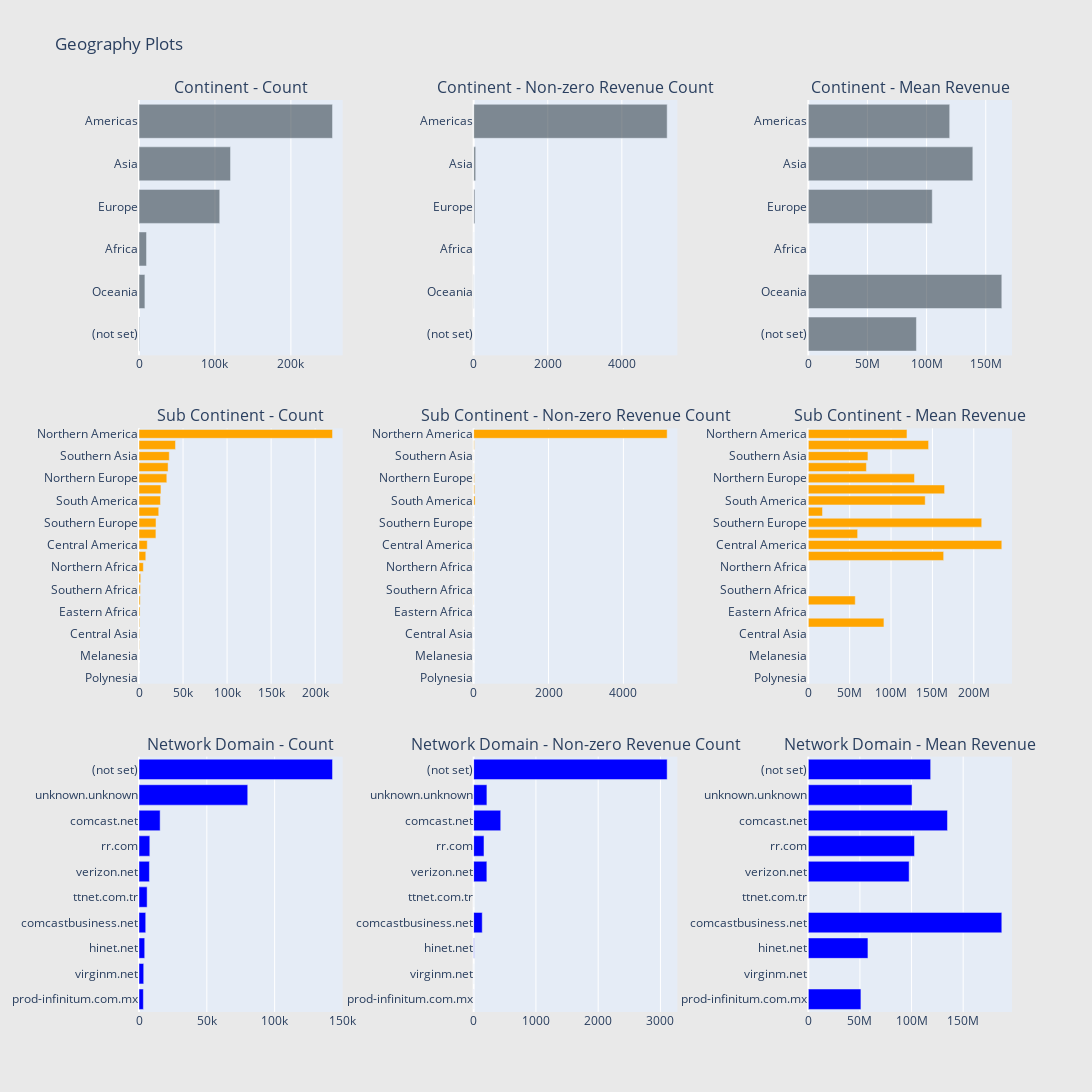

Notebook source saved alongside this figure:
### Markdown cell above
In the test set, we have dates from 2 Aug, 2017 to 30 Apr, 2018. So there are no common dates between train and test set. So it might be a good idea to do time based validation for this dataset.

**Geographic Information:**

### Code cell
# Continent
cnt_srs = train_df.groupby('geoNetwork.continent')['totals.transactionRevenue'].agg(['size', 'count', 'mean'])
cnt_srs.columns = ["count", "count of non-zero revenue", "mean"]
cnt_srs = cnt_srs.sort_values(by="count", ascending=False)
trace1 = horizontal_bar_chart(cnt_srs["count"].head(10), 'rgba(58, 71, 80, 0.6)')
trace2 = horizontal_bar_chart(cnt_srs["count of non-zero revenue"].head(10), 'rgba(58, 71, 80, 0.6)')
trace3 = horizontal_bar_chart(cnt_srs["mean"].head(10), 'rgba(58, 71, 80, 0.6)')

# Sub-continent
cnt_srs = train_df.groupby('geoNetwork.subContinent')['totals.transactionRevenue'].agg(['size', 'count', 'mean'])
cnt_srs.columns = ["count", "count of non-zero revenue", "mean"]
cnt_srs = cnt_srs.sort_values(by="count", ascending=False)
trace4 = horizontal_bar_chart(cnt_srs["count"], 'orange')
trace5 = horizontal_bar_chart(cnt_srs["count of non-zero revenue"], 'orange')
trace6 = horizontal_bar_chart(cnt_srs["mean"], 'orange')

# Network domain
cnt_srs = train_df.groupby('geoNetwork.networkDomain')['totals.transactionRevenue'].agg(['size', 'count', 'mean'])
cnt_srs.columns = ["count", "count of non-zero revenue", "mean"]
cnt_srs = cnt_srs.sort_values(by="count", ascending=False)
trace7 = horizontal_bar_chart(cnt_srs["count"].head(10), 'blue')
trace8 = horizontal_bar_chart(cnt_srs["count of non-zero revenue"].head(10), 'blue')
trace9 = horizontal_bar_chart(cnt_srs["mean"].head(10), 'blue')

# Creating two subplots
fig = tools.make_subplots(rows=3, cols=3, vertical_spacing=0.08, horizontal_spacing=0.15, 
                          subplot_titles=["Continent - Count", "Continent - Non-zero Revenue Count", "Continent - Mean Revenue",
                                          "Sub Continent - Count",  "Sub Continent - Non-zero Revenue Count", "Sub Continent - Mean Revenue",
                                          "Network Domain - Count", "Network Domain - Non-zero Revenue Count", "Network Domain - Mean Revenue"])

fig.append_trace(trace1, 1, 1)
fig.append_trace(trace2, 1, 2)
fig.append_trace(trace3, 1, 3)
fig.append_trace(trace4, 2, 1)
fig.append_trace(trace5, 2, 2)
fig.append_trace(trace6, 2, 3)
fig.append_trace(trace7, 3, 1)
fig.append_trace(trace8, 3, 2)
fig.append_trace(trace9, 3, 3)

fig['layout'].update(height=1500, width=1200, paper_bgcolor='rgb(233,233,233)', title="Geography Plots")
py.iplot(fig, filename='geo-plots')

### Figure 1 — Plotly figure (JSON) as saved in the notebook; plotly's stock layout.template omitted (floating-point values rounded to 4 significant figures)
{"data": [{"marker": {"color": "rgba(58, 71, 80, 0.6)"}, "orientation": "h", "showlegend": false, "type": "bar", "x": [704, 7784, 9900, 106309, 120506, 254797], "xaxis": "x", "y": ["(not set)", "Oceania", "Africa", "Europe", "Asia", "Americas"], "yaxis": "y"}, {"marker": {"color": "rgba(58, 71, 80, 0.6)"}, "orientation": "h", "showlegend": false, "type": "bar", "x": [3, 9, 0, 35, 55, 5223], "xaxis": "x2", "y": ["(not set)", "Oceania", "Africa", "Europe", "Asia", "Americas"], "yaxis": "y2"}, {"marker": {"color": "rgba(58, 71, 80, 0.6)"}, "orientation": "h", "showlegend": false, "type": "bar", "x": [91410000, 163600000.0, null, 104800000.0, 139100000.0, 119500000.0], "xaxis": "x3", "y": ["(not set)", "Oceania", "Africa", "Europe", "Asia", "Americas"], "yaxis": "y3"}, {"marker": {"color": "orange"}, "orientation": "h", "showlegend": false, "type": "bar", "x": [10, 32, 39, 289, 618, 704, 1175, 1377, 1568, 1931, 4937, 7703, 9370, 19192, 19312, 22404, 24372, 24922, 31586, 33007, 34363, 41411, 219678], "xaxis": "x4", "y": ["Polynesia", "Micronesian Region", "Melanesia", "Middle Africa", "Central Asia", "(not set)", "Eastern Africa", "Caribbean", "Southern Africa", "Western Africa", "Northern Africa", "Australasia", "Central America", "Western Asia", "Southern Europe", "Eastern Europe", "South America", "Eastern Asia", "Northern Europe", "Western Europe", "Southern Asia", "Southeast Asia", "Northern America"], "yaxis": "y4"}, {"marker": {"color": "orange"}, "orientation": "h", "showlegend": false, "type": "bar", "x": [0, 0, 0, 0, 0, 3, 0, 7, 0, 0, 0, 9, 9, 5, 3, 7, 38, 27, 20, 5, 6, 17, 5169], "xaxis": "x5", "y": ["Polynesia", "Micronesian Region", "Melanesia", "Middle Africa", "Central Asia", "(not set)", "Eastern Africa", "Caribbean", "Southern Africa", "Western Africa", "Northern Africa", "Australasia", "Central America", "Western Asia", "Southern Europe", "Eastern Europe", "South America", "Eastern Asia", "Northern Europe", "Western Europe", "Southern Asia", "Southeast Asia", "Northern America"], "yaxis": "y5"}, {"marker": {"color": "orange"}, "orientation": "h", "showlegend": false, "type": "bar", "x": [null, null, null, null, null, 91410000, null, 56750000.0, null, null, null, 163600000.0, 233900000.0, 59618000, 209600000.0, 17180000.0, 141300000.0, 164700000.0, 128350000, 70222000, 72065000, 145400000.0, 119300000.0], "xaxis": "x6", "y": ["Polynesia", "Micronesian Region", "Melanesia", "Middle Africa", "Central Asia", "(not set)", "Eastern Africa", "Caribbean", "Southern Africa", "Western Africa", "Northern Africa", "Australasia", "Central America", "Western Asia", "Southern Europe", "Eastern Europe", "South America", "Eastern Asia", "Northern Europe", "Western Europe", "Southern Asia", "Southeast Asia", "Northern America"], "yaxis": "y6"}, {"marker": {"color": "blue"}, "orientation": "h", "showlegend": false, "type": "bar", "x": [3232, 3475, 4207, 4952, 5994, 7686, 7966, 15582, 80171, 142675], "xaxis": "x7", "y": ["prod-infinitum.com.mx", "virginm.net", "hinet.net", "comcastbusiness.net", "ttnet.com.tr", "verizon.net", "rr.com", "comcast.net", "unknown.unknown", "(not set)"], "yaxis": "y7"}, {"marker": {"color": "blue"}, "orientation": "h", "showlegend": false, "type": "bar", "x": [1, 0, 8, 138, 0, 212, 166, 435, 213, 3108], "xaxis": "x8", "y": ["prod-infinitum.com.mx", "virginm.net", "hinet.net", "comcastbusiness.net", "ttnet.com.tr", "verizon.net", "rr.com", "comcast.net", "unknown.unknown", "(not set)"], "yaxis": "y8"}, {"marker": {"color": "blue"}, "orientation": "h", "showlegend": false, "type": "bar", "x": [50970000, null, 57763750, 187400000.0, null, 97680000.0, 102900000.0, 134800000.0, 100500000.0, 118500000.0], "xaxis": "x9", "y": ["prod-infinitum.com.mx", "virginm.net", "hinet.net", "comcastbusiness.net", "ttnet.com.tr", "verizon.net", "rr.com", "comcast.net", "unknown.unknown", "(not set)"], "yaxis": "y9"}], "layout": {"annotations": [{"font": {"size": 16}, "showarrow": false, "text": "Continent - Count", "x": 0.1167, "xanchor": "center", "xref": "paper", "y": 1, "yanchor": "bottom", "yref": "paper"}, {"font": {"size": 16}, "showarrow": false, "text": "Continent - Non-zero Revenue Count", "x": 0.5, "xanchor": "center", "xref": "paper", "y": 1, "yanchor": "bottom", "yref": "paper"}, {"font": {"size": 16}, "showarrow": false, "text": "Continent - Mean Revenue", "x": 0.8833, "xanchor": "center", "xref": "paper", "y": 1, "yanchor": "bottom", "yref": "paper"}, {"font": {"size": 16}, "showarrow": false, "text": "Sub Continent - Count", "x": 0.1167, "xanchor": "center", "xref": "paper", "y": 0.64, "yanchor": "bottom", "yref": "paper"}, {"font": {"size": 16}, "showarrow": false, "text": "Sub Continent - Non-zero Revenue Count", "x": 0.5, "xanchor": "center", "xref": "paper", "y": 0.64, "yanchor": "bottom", "yref": "paper"}, {"font": {"size": 16}, "showarrow": false, "text": "Sub Continent - Mean Revenue", "x": 0.8833, "xanchor": "center", "xref": "paper", "y": 0.64, "yanchor": "bottom", "yref": "paper"}, {"font": {"size": 16}, "showarrow": false, "text": "Network Domain - Count", "x": 0.1167, "xanchor": "center", "xref": "paper", "y": 0.28, "yanchor": "bottom", "yref": "paper"}, {"font": {"size": 16}, "showarrow": false, "text": "Network Domain - Non-zero Revenue Count", "x": 0.5, "xanchor": "center", "xref": "paper", "y": 0.28, "yanchor": "bottom", "yref": "paper"}, {"font": {"size": 16}, "showarrow": false, "text": "Network Domain - Mean Revenue", "x": 0.8833, "xanchor": "center", "xref": "paper", "y": 0.28, "yanchor": "bottom", "yref": "paper"}], "height": 1500, "paper_bgcolor": "rgb(233,233,233)", "title": {"text": "Geography Plots"}, "width": 1200, "xaxis": {"anchor": "y", "domain": [0, 0.2333]}, "xaxis2": {"anchor": "y2", "domain": [0.3833, 0.6167]}, "xaxis3": {"anchor": "y3", "domain": [0.7667, 1.0]}, "xaxis4": {"anchor": "y4", "domain": [0, 0.2333]}, "xaxis5": {"anchor": "y5", "domain": [0.3833, 0.6167]}, "xaxis6": {"anchor": "y6", "domain": [0.7667, 1.0]}, "xaxis7": {"anchor": "y7", "domain": [0, 0.2333]}, "xaxis8": {"anchor": "y8", "domain": [0.3833, 0.6167]}, "xaxis9": {"anchor": "y9", "domain": [0.7667, 1.0]}, "yaxis": {"anchor": "x", "domain": [0.72, 1]}, "yaxis2": {"anchor": "x2", "domain": [0.72, 1]}, "yaxis3": {"anchor": "x3", "domain": [0.72, 1]}, "yaxis4": {"anchor": "x4", "domain": [0.36, 0.64]}, "yaxis5": {"anchor": "x5", "domain": [0.36, 0.64]}, "yaxis6": {"anchor": "x6", "domain": [0.36, 0.64]}, "yaxis7": {"anchor": "x7", "domain": [0, 0.28]}, "yaxis8": {"anchor": "x8", "domain": [0, 0.28]}, "yaxis9": {"anchor": "x9", "domain": [0, 0.28]}}}
